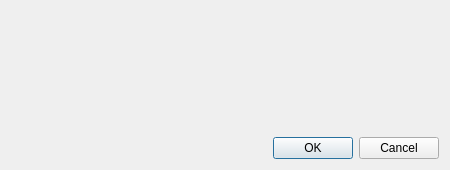
<?xml version="1.0" encoding="UTF-8"?>
<ui version="4.0">
 <class>DataDirectoryDialog</class>
 <widget class="QDialog" name="DataDirectoryDialog">
  <property name="geometry">
   <rect>
    <x>0</x>
    <y>0</y>
    <width>450</width>
    <height>170</height>
   </rect>
  </property>
  <property name="sizePolicy">
   <sizepolicy hsizetype="Fixed" vsizetype="Fixed">
    <horstretch>0</horstretch>
    <verstretch>0</verstretch>
   </sizepolicy>
  </property>
  <property name="minimumSize">
   <size>
    <width>450</width>
    <height>170</height>
   </size>
  </property>
  <property name="maximumSize">
   <size>
    <width>450</width>
    <height>170</height>
   </size>
  </property>
  <property name="windowTitle">
   <string>Data Directory</string>
  </property>
  <layout class="QVBoxLayout" name="verticalLayout">
   <property name="sizeConstraint">
    <enum>QLayout::SetDefaultConstraint</enum>
   </property>
   <item>
    <widget class="DataDirectoryCentralWidget" name="dataDirWidget" native="true"/>
   </item>
   <item>
    <widget class="QDialogButtonBox" name="buttonBox">
     <property name="orientation">
      <enum>Qt::Horizontal</enum>
     </property>
     <property name="standardButtons">
      <set>QDialogButtonBox::Cancel|QDialogButtonBox::Ok</set>
     </property>
    </widget>
   </item>
  </layout>
 </widget>
 <customwidgets>
  <customwidget>
   <class>DataDirectoryCentralWidget</class>
   <extends>QWidget</extends>
   <header>DataDirectoryCentralWidget.h</header>
   <container>1</container>
  </customwidget>
 </customwidgets>
 <resources/>
 <connections>
  <connection>
   <sender>buttonBox</sender>
   <signal>accepted()</signal>
   <receiver>DataDirectoryDialog</receiver>
   <slot>accept()</slot>
   <hints>
    <hint type="sourcelabel">
     <x>224</x>
     <y>144</y>
    </hint>
    <hint type="destinationlabel">
     <x>157</x>
     <y>169</y>
    </hint>
   </hints>
  </connection>
  <connection>
   <sender>buttonBox</sender>
   <signal>rejected()</signal>
   <receiver>DataDirectoryDialog</receiver>
   <slot>reject()</slot>
   <hints>
    <hint type="sourcelabel">
     <x>292</x>
     <y>150</y>
    </hint>
    <hint type="destinationlabel">
     <x>286</x>
     <y>169</y>
    </hint>
   </hints>
  </connection>
 </connections>
</ui>
